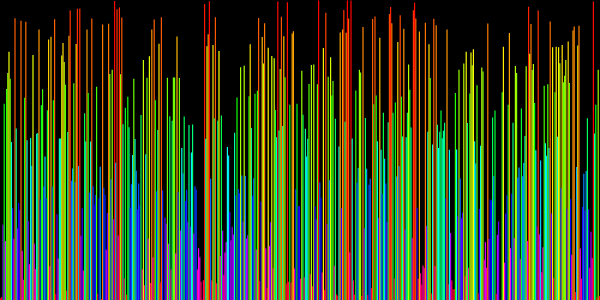
Frame 1 (no input)
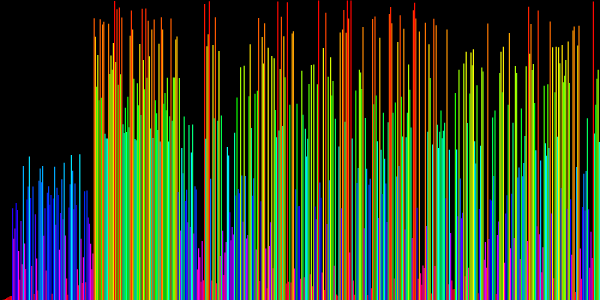
Frame 60 (no input)
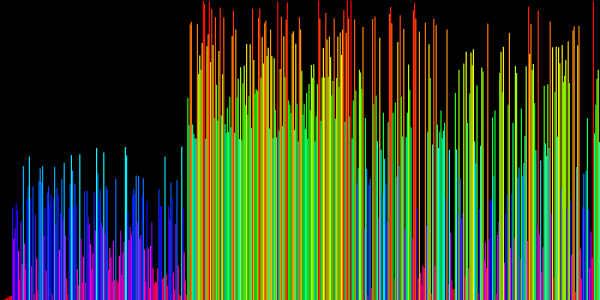
Frame 120 (the mouse pressed at the canvas centre since frame 60)

The p5.js sketch that drew these frames (run headless with seeded random() and noise() and a simulated clock; from frame 60 on, the mouse is pressed at the canvas centre):

// p5.js sketch
// ── sketch.js

let numberOfBars = 500;
let proportion = 1.0*600/numberOfBars;

let numbers;

function setup() {
  
  createCanvas(600, 300);
  
  numbers = new Array(numberOfBars);
  
  for(let i = 0 ; i < numberOfBars ; i++){
    numbers[i] = random()*height;
  }
  
  quickSort(numbers, 0, numbers.length-1);

}

function scrambleArray(){
  for(let i = 0 ; i < numberOfBars ; i++){
    numbers[i] = random()*height;
  }
  
  quickSort(numbers, 0, numbers.length-1);
}

function mousePressed(){
  if(isSorted(numbers)){
    scrambleArray();
  }
}

async function quickSort(arr, start, end){
  
  if(start >= end){
    return;
  }
  
  let index = await partion(arr, start, end);
  
  //await Promise.all([quickSort(arr, start, index-1),quickSort(arr, index+1, end)])
  await quickSort(arr, start, index-1);
  await quickSort(arr, index+1, end);
}

async function partion(arr, start, end){
  
  let index = start;
  let pivotValue = arr[end];
  
  for(let i = start ; i < end ; i++){
    
    if(arr[i] > pivotValue){
      await swap(arr, i, index);
      index++;
    }
  }
  await swap(arr, index, end);
  return index;
}

async function swap(arr, a, b){
  await sleep(1);
  let temp = arr[a];
  arr[a] = arr[b];
  arr[b] = temp;
}

function draw() {
  background(0);
  
  fill(255);
  noStroke();
  
  colorMode(HSB, 100);
  for(let k = 0 ; k < numberOfBars ; k++){
    fill(map(numbers[k],0,height,0,100),100,100);
    rect(k*width/numberOfBars, numbers[k], proportion, height);
  }
}

function isSorted(arr){
  
  for(let i = 0 ; i < arr.length-1 ; i++){
    if(arr[i] < arr[i+1]){
      return false;
    }
  }
  return true;
}

function sleep(ms){
  return new Promise(resolve => setTimeout(resolve,ms));
}
